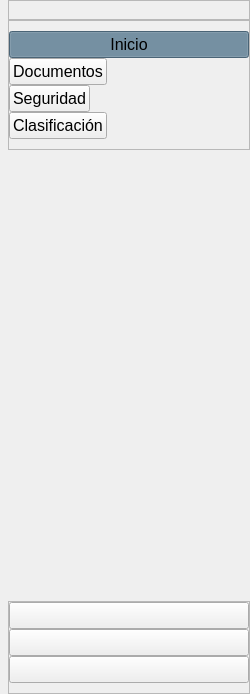
     <widget class="QWidget" name="MenuContainer" native="true">
      <property name="sizePolicy">
       <sizepolicy hsizetype="Preferred" vsizetype="Preferred">
        <horstretch>0</horstretch>
        <verstretch>0</verstretch>
       </sizepolicy>
      </property>
      <property name="minimumSize">
       <size>
        <width>250</width>
        <height>0</height>
       </size>
      </property>
      <property name="maximumSize">
       <size>
        <width>16777215</width>
        <height>16777215</height>
       </size>
      </property>
      <property name="font">
       <font>
        <pointsize>8</pointsize>
       </font>
      </property>
      <layout class="QVBoxLayout" name="verticalLayout" stretch="0">
       <property name="spacing">
        <number>0</number>
       </property>
       <property name="leftMargin">
        <number>0</number>
       </property>
       <property name="topMargin">
        <number>0</number>
       </property>
       <property name="rightMargin">
        <number>0</number>
       </property>
       <property name="bottomMargin">
        <number>0</number>
       </property>
       <item>
        <widget class="QWidget" name="SubMenuContainer" native="true">
         <property name="enabled">
          <bool>true</bool>
         </property>
         <property name="sizePolicy">
          <sizepolicy hsizetype="Preferred" vsizetype="Preferred">
           <horstretch>0</horstretch>
           <verstretch>0</verstretch>
          </sizepolicy>
         </property>
         <property name="minimumSize">
          <size>
           <width>0</width>
           <height>694</height>
          </size>
         </property>
         <property name="autoFillBackground">
          <bool>false</bool>
         </property>
         <layout class="QVBoxLayout" name="verticalLayout_2">
          <property name="spacing">
           <number>0</number>
          </property>
          <property name="leftMargin">
           <number>8</number>
          </property>
          <property name="topMargin">
           <number>0</number>
          </property>
          <property name="rightMargin">
           <number>0</number>
          </property>
          <property name="bottomMargin">
           <number>0</number>
          </property>
          <item>
           <widget class="QFrame" name="frame">
            <property name="frameShape">
             <enum>QFrame::StyledPanel</enum>
            </property>
            <property name="frameShadow">
             <enum>QFrame::Raised</enum>
            </property>
            <layout class="QHBoxLayout" name="horizontalLayout">
             <property name="spacing">
              <number>0</number>
             </property>
             <property name="leftMargin">
              <number>0</number>
             </property>
             <property name="topMargin">
              <number>0</number>
             </property>
             <property name="rightMargin">
              <number>0</number>
             </property>
             <property name="bottomMargin">
              <number>0</number>
             </property>
             <item>
              <widget class="QLabel" name="logo">
               <property name="maximumSize">
                <size>
                 <width>65</width>
                 <height>65</height>
                </size>
               </property>
               <property name="font">
                <font>
                 <family>Segoe UI</family>
                 <pointsize>12</pointsize>
                 <weight>75</weight>
                 <bold>true</bold>
                </font>
               </property>
               <property name="text">
                <string/>
               </property>
               <property name="pixmap">
                <pixmap resource="../assets/resources.qrc">:/white_icons/iconos/hcu.png</pixmap>
               </property>
               <property name="scaledContents">
                <bool>true</bool>
               </property>
               <property name="buddy">
                <cstring>btn_inicio</cstring>
               </property>
              </widget>
             </item>
             <item>
              <widget class="QLabel" name="label_2">
               <property name="minimumSize">
                <size>
                 <width>200</width>
                 <height>0</height>
                </size>
               </property>
               <property name="maximumSize">
                <size>
                 <width>16777215</width>
                 <height>16777215</height>
                </size>
               </property>
               <property name="font">
                <font>
                 <pointsize>10</pointsize>
                 <weight>75</weight>
                 <bold>true</bold>
                </font>
               </property>
               <property name="text">
                <string/>
               </property>
               <property name="textFormat">
                <enum>Qt::MarkdownText</enum>
               </property>
               <property name="pixmap">
                <pixmap>:/usuarioIcons/hcu.png</pixmap>
               </property>
               <property name="scaledContents">
                <bool>true</bool>
               </property>
              </widget>
             </item>
            </layout>
           </widget>
          </item>
          <item alignment="Qt::AlignTop">
           <widget class="QFrame" name="frame_2">
            <property name="sizePolicy">
             <sizepolicy hsizetype="Preferred" vsizetype="Preferred">
              <horstretch>0</horstretch>
              <verstretch>0</verstretch>
             </sizepolicy>
            </property>
            <property name="font">
             <font>
              <pointsize>12</pointsize>
             </font>
            </property>
            <property name="frameShape">
             <enum>QFrame::StyledPanel</enum>
            </property>
            <property name="frameShadow">
             <enum>QFrame::Raised</enum>
            </property>
            <layout class="QVBoxLayout" name="verticalLayout_3">
             <property name="spacing">
              <number>0</number>
             </property>
             <property name="leftMargin">
              <number>0</number>
             </property>
             <property name="topMargin">
              <number>10</number>
             </property>
             <property name="rightMargin">
              <number>0</number>
             </property>
             <property name="bottomMargin">
              <number>10</number>
             </property>
             <item>
              <widget class="QPushButton" name="btn_inicio">
               <property name="font">
                <font>
                 <family>Segoe UI</family>
                 <pointsize>12</pointsize>
                 <weight>50</weight>
                 <bold>false</bold>
                </font>
               </property>
               <property name="toolTip">
                <string>Inicio</string>
               </property>
               <property name="styleSheet">
                <string notr="true">background-color: #688ca5;</string>
               </property>
               <property name="text">
                <string>Inicio</string>
               </property>
               <property name="icon">
                <iconset resource="../assets/resources.qrc">
                 <normaloff>:/white_icons/iconos/home.svg</normaloff>:/white_icons/iconos/home.svg</iconset>
               </property>
               <property name="iconSize">
                <size>
                 <width>24</width>
                 <height>24</height>
                </size>
               </property>
               <property name="checkable">
                <bool>true</bool>
               </property>
               <property name="checked">
                <bool>true</bool>
               </property>
               <property name="autoExclusive">
                <bool>true</bool>
               </property>
              </widget>
             </item>
             <item alignment="Qt::AlignLeft">
              <widget class="QPushButton" name="btn_resol">
               <property name="font">
                <font>
                 <family>Segoe UI</family>
                 <pointsize>12</pointsize>
                 <weight>50</weight>
                 <bold>false</bold>
                </font>
               </property>
               <property name="toolTip">
                <string>Resoluciones</string>
               </property>
               <property name="text">
                <string>Documentos</string>
               </property>
               <property name="icon">
                <iconset resource="../assets/resources.qrc">
                 <normaloff>:/white_icons/iconos/file-text.svg</normaloff>:/white_icons/iconos/file-text.svg</iconset>
               </property>
               <property name="iconSize">
                <size>
                 <width>24</width>
                 <height>24</height>
                </size>
               </property>
               <property name="checkable">
                <bool>true</bool>
               </property>
               <property name="checked">
                <bool>false</bool>
               </property>
               <property name="autoExclusive">
                <bool>true</bool>
               </property>
              </widget>
             </item>
             <item alignment="Qt::AlignLeft">
              <widget class="QPushButton" name="btn_reglas">
               <property name="enabled">
                <bool>true</bool>
               </property>
               <property name="font">
                <font>
                 <family>Segoe UI</family>
                 <pointsize>12</pointsize>
                 <weight>50</weight>
                 <bold>false</bold>
                </font>
               </property>
               <property name="toolTip">
                <string>Reglamentos</string>
               </property>
               <property name="text">
                <string>Seguridad</string>
               </property>
               <property name="icon">
                <iconset resource="../assets/resources.qrc">
                 <normaloff>:/white_icons/iconos/book.svg</normaloff>:/white_icons/iconos/book.svg</iconset>
               </property>
               <property name="iconSize">
                <size>
                 <width>24</width>
                 <height>24</height>
                </size>
               </property>
               <property name="checkable">
                <bool>true</bool>
               </property>
               <property name="autoExclusive">
                <bool>true</bool>
               </property>
              </widget>
             </item>
             <item alignment="Qt::AlignLeft">
              <widget class="QPushButton" name="btn_imprimir">
               <property name="font">
                <font>
                 <family>Segoe UI</family>
                 <pointsize>12</pointsize>
                 <weight>50</weight>
                 <bold>false</bold>
                </font>
               </property>
               <property name="toolTip">
                <string>Reportes</string>
               </property>
               <property name="text">
                <string>Clasificación</string>
               </property>
               <property name="icon">
                <iconset resource="../assets/resources.qrc">
                 <normaloff>:/white_icons/iconos/printer.svg</normaloff>:/white_icons/iconos/printer.svg</iconset>
               </property>
               <property name="iconSize">
                <size>
                 <width>24</width>
                 <height>24</height>
                </size>
               </property>
               <property name="checkable">
                <bool>true</bool>
               </property>
               <property name="autoExclusive">
                <bool>true</bool>
               </property>
              </widget>
             </item>
            </layout>
            <zorder>btn_resol</zorder>
            <zorder>btn_reglas</zorder>
            <zorder>btn_imprimir</zorder>
            <zorder>btn_inicio</zorder>
           </widget>
          </item>
          <item>
           <spacer name="verticalSpacer">
            <property name="orientation">
             <enum>Qt::Vertical</enum>
            </property>
            <property name="sizeHint" stdset="0">
             <size>
              <width>20</width>
              <height>40</height>
             </size>
            </property>
           </spacer>
          </item>
          <item alignment="Qt::AlignBottom">
           <widget class="QFrame" name="frame_3">
            <property name="font">
             <font>
              <pointsize>11</pointsize>
             </font>
            </property>
            <property name="frameShape">
             <enum>QFrame::StyledPanel</enum>
            </property>
            <property name="frameShadow">
             <enum>QFrame::Raised</enum>
            </property>
            <layout class="QVBoxLayout" name="verticalLayout_4">
             <property name="spacing">
              <number>0</number>
             </property>
             <property name="leftMargin">
              <number>0</number>
             </property>
             <property name="topMargin">
              <number>0</number>
             </property>
             <property name="rightMargin">
              <number>0</number>
             </property>
             <property name="bottomMargin">
              <number>10</number>
             </property>
             <item>
              <widget class="QPushButton" name="btn_config">
               <property name="font">
                <font>
                 <family>Segoe UI</family>
                 <pointsize>12</pointsize>
                 <weight>50</weight>
                 <bold>false</bold>
                </font>
               </property>
               <property name="toolTip">
                <string>Configuracon</string>
               </property>
               <property name="text">
                <string/>
               </property>
               <property name="icon">
                <iconset resource="../assets/resources.qrc">
                 <normaloff>:/white_icons/iconos/settings.svg</normaloff>:/white_icons/iconos/settings.svg</iconset>
               </property>
               <property name="iconSize">
                <size>
                 <width>24</width>
                 <height>24</height>
                </size>
               </property>
               <property name="checkable">
                <bool>true</bool>
               </property>
               <property name="autoExclusive">
                <bool>true</bool>
               </property>
              </widget>
             </item>
             <item>
              <widget class="QPushButton" name="btn_info">
               <property name="font">
                <font>
                 <family>Segoe UI</family>
                 <pointsize>12</pointsize>
                 <weight>50</weight>
                 <bold>false</bold>
                </font>
               </property>
               <property name="toolTip">
                <string>Informacion sobre la app</string>
               </property>
               <property name="text">
                <string/>
               </property>
               <property name="icon">
                <iconset resource="../assets/resources.qrc">
                 <normaloff>:/white_icons/iconos/settings.svg</normaloff>:/white_icons/iconos/settings.svg</iconset>
               </property>
               <property name="iconSize">
                <size>
                 <width>24</width>
                 <height>24</height>
                </size>
               </property>
               <property name="checkable">
                <bool>true</bool>
               </property>
               <property name="autoExclusive">
                <bool>true</bool>
               </property>
              </widget>
             </item>
             <item>
              <widget class="QPushButton" name="btn_help">
               <property name="font">
                <font>
                 <family>Segoe UI</family>
                 <pointsize>12</pointsize>
                 <weight>50</weight>
                 <bold>false</bold>
                </font>
               </property>
               <property name="toolTip">
                <string>Obtener ayuda</string>
               </property>
               <property name="text">
                <string/>
               </property>
               <property name="icon">
                <iconset resource="../assets/resources.qrc">
                 <normaloff>:/white_icons/iconos/settings.svg</normaloff>:/white_icons/iconos/settings.svg</iconset>
               </property>
               <property name="iconSize">
                <size>
                 <width>24</width>
                 <height>24</height>
                </size>
               </property>
               <property name="checkable">
                <bool>true</bool>
               </property>
               <property name="autoExclusive">
                <bool>true</bool>
               </property>
              </widget>
             </item>
            </layout>
           </widget>
          </item>
         </layout>
         <zorder>frame_2</zorder>
         <zorder>frame</zorder>
         <zorder>frame_3</zorder>
        </widget>
       </item>
      </layout>
     </widget>
